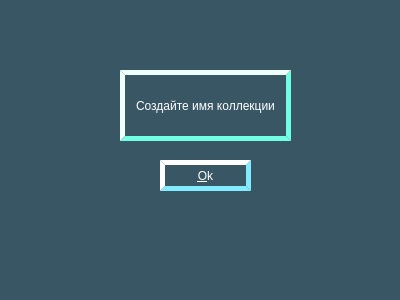
<?xml version="1.0" encoding="UTF-8"?>
<ui version="4.0">
 <class>ChoosePath</class>
 <widget class="QWidget" name="ChoosePath">
  <property name="geometry">
   <rect>
    <x>0</x>
    <y>0</y>
    <width>400</width>
    <height>300</height>
   </rect>
  </property>
  <property name="windowTitle">
   <string>ChoosePath</string>
  </property>
  <property name="styleSheet">
   <string notr="true">background-color: rgb(57, 86, 100)</string>
  </property>
  <widget class="QPushButton" name="pushButton">
   <property name="geometry">
    <rect>
     <x>160</x>
     <y>160</y>
     <width>91</width>
     <height>31</height>
    </rect>
   </property>
   <property name="styleSheet">
    <string notr="true">color: rgb(255, 255, 255);
border-style: outset;
 border-width: 5px; 
border-color: rgb(130, 235, 255)</string>
   </property>
   <property name="text">
    <string>&amp;Ok</string>
   </property>
  </widget>
  <widget class="QPushButton" name="pushButton_2">
   <property name="geometry">
    <rect>
     <x>120</x>
     <y>70</y>
     <width>171</width>
     <height>71</height>
    </rect>
   </property>
   <property name="styleSheet">
    <string notr="true">color: rgb(255, 255, 255);
border-style: outset;
 border-width: 5px; 
border-color: rgb(112, 255, 227);</string>
   </property>
   <property name="text">
    <string>Создайте имя коллекции</string>
   </property>
  </widget>
 </widget>
 <resources/>
 <connections/>
</ui>
